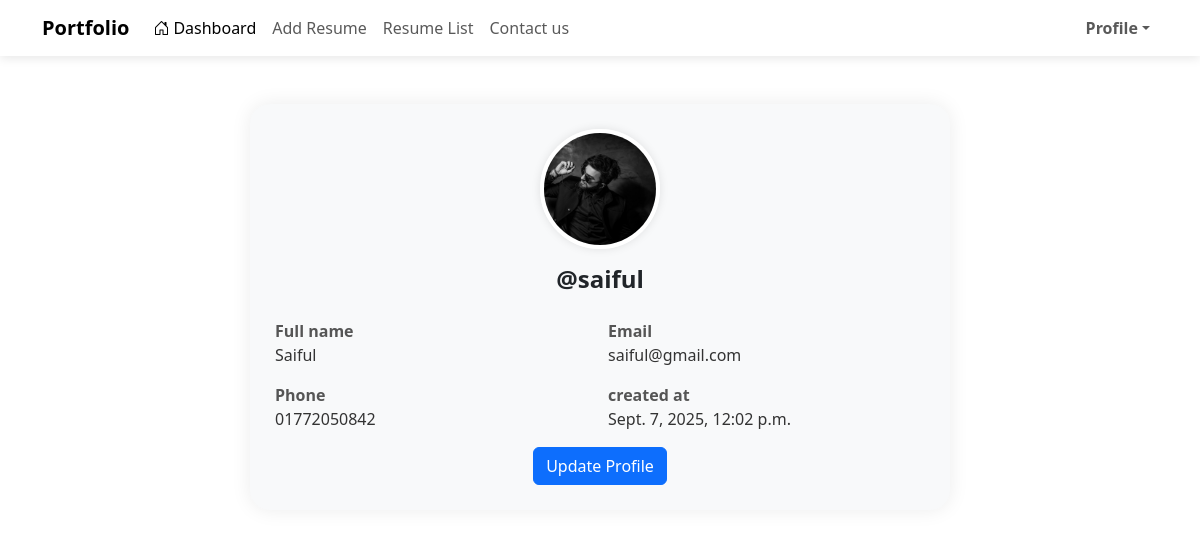
Screenshot of /profile/ (signed in) with the database file from the repository.
### portfolio/models.py (models this page shows, shortened)
class CustomUserModel(AbstractUser):
    def __str__(self):
        return self.username

class ProfileModel(models.Model):
    user = models.OneToOneField(CustomUserModel, on_delete=models.CASCADE, null=True, related_name='profile')
    fullName = models.CharField(max_length=150, null=True)
    phone = models.CharField(max_length=15, null=True)
    profilePhoto = models.ImageField(upload_to='profile-photo/', null=True)
    created_at = models.DateTimeField(auto_now_add=True,null=True)

### portfolio/views.py (the view)
# urls.py: path('profile/', profile, name='profile'),
@login_required
def profile(request):
    return render(request,'profile.html')

### portfolio/templates/profile.html (shortened to what this page needs)
{% extends 'master/base.html' %}
{% block body %}
<div class="container py-5">
  <div class="profile-card">
    <div class="profile-header">
      {% if request.user.profile.profilePhoto %}
        <img src="{{ request.user.profile.profilePhoto.url }}" alt="Profile Image" class="profile-img mb-3">
      {% else %}
        <img src="https://via.placeholder.com/120" alt="Default Image" class="profile-img mb-3">
      {% endif %}
      <h4 class="fw-bold mb-0">@{{ request.user.username }}</h4>
    </div>
    <div class="row g-3 mb-3">
      <div class="col-md-6">
        <div class="info-label">Full name</div>
        <div class="info-value">{{ request.user.profile.fullName }}</div>
      </div>
       <div class="col-md-6">
        <div class="info-label">Email</div>
        <div class="info-value">{{ request.user.email }}</div>
      </div>
    </div>
    <div class="row g-3 mb-3">
      <div class="col-md-6">
        <div class="info-label">Phone</div>
        <div class="info-value">{{ request.user.profile.phone }}</div>
      </div>
      <div class="col-md-6">
        <div class="info-label">created at</div>
        <div class="info-value">{{ request.user.profile.created_at }}</div>
      </div>
    </div>
    <div class="text-center">
      <a href="{% url 'updateProfile' %}" class="btn btn-primary">Update Profile</a>
    </div>
  </div>
</div>
{% endblock body %}

### portfolio/templates/profile.html (style rules this page uses)
.profile-card { max-width: 700px; margin: auto; padding: 25px; background: #f8f9fa; border-radius: 20px; box-shadow: 0 0 20px rgba(0,0,0,0.08); }
.profile-img { width: 120px; height: 120px; object-fit: cover; border-radius: 50%; border: 4px solid #fff; box-shadow: 0 0 10px rgba(0,0,0,0.1); }
.profile-header { text-align: center; margin-bottom: 25px; }
.info-label { font-weight: 600; color: #555; }
.info-value { color: #333; }

### rows the page displays
CustomUserModel: user.profile.profilePhoto (picture), user.username "saiful", user.profile.fullName "Saiful", user.email "saiful@gmail.com", user.profile.phone "01772050842", user.profile.created_at "Sept. 7, 2025, 12:02 p.m."
